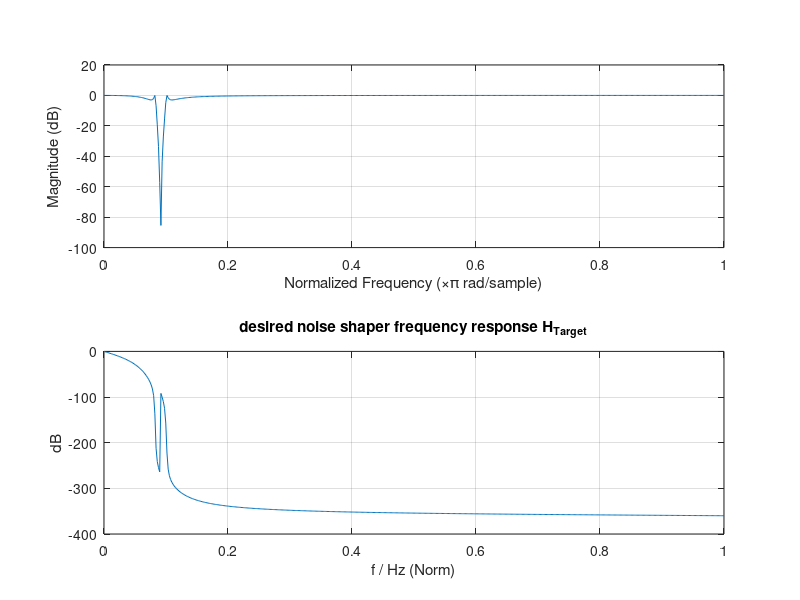
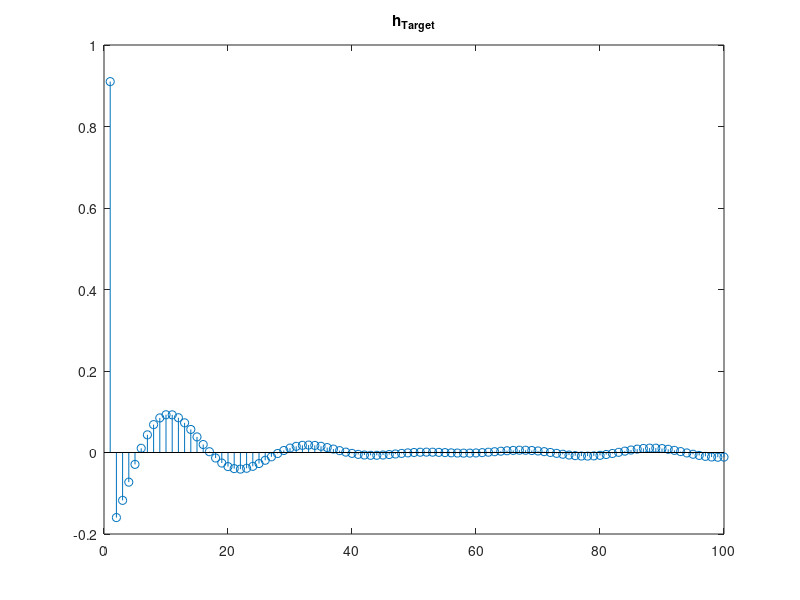

Write MATLAB code to recreate these figures, in order. (Note: this script raises an error after producing the figures.)
function noise_shaper()
    close all;
    load('saved_out_DARM_decreased.mat');
    
    % sampling rate
%     rate_Hz = 524.288e3; 
    rate_Hz = 16.384e3;
%     rate_Hz=length(save_out)/32;
%     rate_Hz=256;
%     
%     exponent=(numel(num2str(rate_Hz))-5);
%     const=10^-exponent;
    % signal duration in seconds
    gcl_s = 32;
    len=gcl_s*rate_Hz;
%     fi=fopen('take_signal_shape.bin','rb');
%     if fi==-1
%         display('error reading file');
%         return
%     end
%     [save_out,~]=fread(fi,len,'real*8');
%     fclose(fi);
%     
    td=save_out';
%     td=resample(td,16384,rate_Hz);
%     rate_Hz=16384;
%     RBW_window=rate_Hz/2.5e3;
%     RBW_power=rate_Hz/2e1;
%     pRef_W=const*rate_Hz/4e6;
%     % *********************************************
%     % spectrum analyzer setup
% %     % *********************************************
%     SAparams = struct('RBW_window_Hz', RBW_window, ...
%                       'RBW_power_Hz', RBW_power, ...
%                       'pRef_W', pRef_W, ...
%                       'NMax', 5000, ...
%                       'filter', 'brickwall', ...
%                       'noisefloor_dB', -150);    
  
%     td(1:10)
%     length(td)
%     td(rate_Hz-1)=0;
%     td(rate_Hz)=0;
    % *********************************************
    % Generate random test signal
    % *********************************************
    % start with white noise
%     td = randn(1, floor(gcl_s * rate_Hz + 0.5));
         %+ 1i * randn(1, floor(gcl_s * rate_Hz + 0.5));
%     length(td)

%     if true
%         % filter to turn it into an oversampled narrow-band signal
%         fd = fft(td);
%         fb = freqbase(numel(fd)) * rate_Hz;
%         fd(abs(fb) > 2*10^(3+exponent)) = 0;
%         td = ifft(fd);
%     end

%     length(td)
%     if false
%         % use real-valued signal
%         td = real(td);
%     else
%         % keep complex-valued but scale
%         td = sqrt(1/2) * td;
%     end
%         
    % *********************************************
    % plot input signal spectrum
    % *********************************************
%     legFig1 = {};
%     legFig1{end+1} = 'input signal, unquantized';
%     td_spectrAnalyzer('signal', dowindow(td), 'gcl_s', gcl_s, SAparams, 'fig', 1, 'plotStyle', 'k');

    % *********************************************
    % Design a filter that reflects the shape of the desired 
    % noise spectrum
    % *********************************************    
  
    %%%%%%%%%%%% bandstop filter. Removes quantization noise from a bandwidth of
    % rate/4 to rate/3.
    %Order =3 ; 3dB ripple in passband
    band_stop=(rate_Hz/120);
    band_pass=(rate_Hz/100);
    [b, a] = cheby1(3, 3, [band_stop/(rate_Hz/10), band_pass/(rate_Hz/10)], 'stop');
%     display(strcat('stop band is between ',num2str(band_stop/rate_Hz),' Hz and ',num2str(band_pass/rate_Hz),' Hz'));
%     b=1;
%     a=1;
    %%%%%%%%%%%%%%%%%%%%high pass filter%%%%%%%%%%%%%%%%%%%%
    factor=0.8;
    pass_freq=factor*(rate_Hz/2);
%     Hd = designfilt('highpassiir', 'FilterOrder', 4, ...
%              'PassbandFrequency', 5e3, 'PassbandRipple', 3,...
%              'SampleRate', rate_Hz);
%     [b,a]=tf(Hd);

%     display(strcat('Cutoff frequency is ',num2str(pass_freq),' Hz'));
    
%     %Filter Design High Pass IIR%
%     hpFilt = designfilt('highpassiir', 'FilterOrder', 4, ...
%              'PassbandFrequency', pass_freq, 'PassbandRipple', 3,...
%              'SampleRate', rate_Hz);
%     sos=hpFilt.Coefficients;
%     
%     [b,a]=sos2tf(sos);
%     H1=tf(b,a,-1,'Variable','z^-1');
    
%     
    %Filter Design H(z) =1 %
%     b=10;
%     a=1;

    % *********************************************
    % plot the above filter response (impulse response
    % from quantizer error to output)
    % *********************************************    
    pulse = zeros(1, 100);
    pulse(1) = 1;
    pulse = filter(b, a, pulse);
    figure(33);
    stem(pulse);
    title('h_{Target}');
    
    % *********************************************
    % plot the filter response
    % *********************************************    
%     fNorm_Hz = linspace(0, 1, 10000);
%     fPlot_Hz = rate_Hz * fNorm_Hz;
%     zInv = exp(-2i * pi * fNorm_Hz); 
%     H = polyval(b, zInv) ./ polyval(a, zInv);
    
    figure(2);
    freqz(b,a);
    xlabel('f / Hz (Norm)');
    ylabel('dB');
    grid on;
    title('desired noise shaper frequency response H_{Target}');

    % *********************************************
    % Derive the noise shaper filter from the desired
    % noise frequency response
    % Note: a unit delay is removed by shortening bb.
    % *********************************************    
    bb = b / b(1);
    bb = bb(2:end) - a(2:end);
    sos_s=tf2sos(bb,a);
    [gain,sos_shape]=sos_shuffle(sos_s)

%     Hz=tf([0 1],[1],-1,'Variable','z^-1');
%     Hz1=tf([1 0],[1],-1);
%     H_filter=(H1+1)*Hz1;
%     
%     [bb,aa]=tfdata(H_filter,'v');
% %     aa(1)=0.6;
    
%       
%     figure(5);
%     freqz(bb,a);
%     xlabel('f / Hz (Norm)');
%     ylabel('dB');
%     grid on;
%     title('desired noise shaper frequency response H_{Target}*(z^-1)');
%     Hd = dfilt.df2t(bb,a);
%     sos2=tf2sos(bb,a);
    % *********************************************
    % Simulate
    % *********************************************    
    % Signal padding: 
    % replicate the end of the (cyclic!) signal to give the filter
    % time to settle. This part of the result will be discarded.
%     nPad=10^((numel(num2str(length(td)))-2));
% %     nPad=1000;
%     td = [td(end-nPad+1:end) td];

    tdOut1 = zeros(size(td));
    tdOut2 = zeros(size(td));
    
    % "filterState" preserves the delay line content between 
    % invocations to "filter"
    filterState = [];
    
    % quantErr is the quantization error of the -previous- sample
    % (because a unit delay was removed from the filter)
    quantErr = 0;
%     n=numel(bb)
%     l=length(a)
%     SOS=tf2sos(bb,a);

    for ix = 1 : numel(td);
        s = td(ix);
        
        % variant 1: ordinary quantization
        tdOut1(ix) = quant(s);

        % variant 2: quantization with noise shaping
%         if(filterState ~= 0), f_in=filterState
%         end
        
        [filterOut, filterState] = filter(bb,a, quantErr, filterState);
%             filterOut=sosfilt(SOS,quantErr);
%         if(filterState ~=0), f=filterState
%         end
        quantIn = s + filterOut;
%         quantIn = s + quantErr;
        quantOut = double(quant(quantIn));
%         quantErr = quantOut - quantIn;
        quantErr = quantOut - quantIn;
        tdOut2(ix) = quantOut;
    end
    

   
    
%     length(filterState)
    % remove signal padding
%     td = td(nPad+1:end);
%     tdOut1 = tdOut1(nPad+1:end);
%     tdOut2 = tdOut2(nPad+1:end);
    %write the output to file to match with C code%%
    fi=fopen('match_data.txt','w');
    fprintf(fi,'%d\n',tdOut2);
    fclose(fi);

%%%% Read C code output , should be commented when MATLAB code is being tested%%%
%     fid=fopen('shaped_out.txt','r');
%     if fid==-1
%         display('error opening file')
%     end
%     tdOut2C=fscanf(fid,'%d',len);
%     tdOut2C=tdOut2C';
%     fclose(fid);
% %     
%     
%         %****PLOT DATA******%
%    %%%% When comparing C And MATLAB %%%%
%        figure(4);
%     plot(tdOut2);
%     grid on;
%     title('tdOut2');
%       figure(44);
%     plot(tdOut2C);
%     grid on;
%     title('tdOut2C');
%     
%     diff=tdOut2(1000:2000)-tdOut2C(1000:2000)
%     figure(5);
%     plot(tdOut2-tdOut2C);
%     grid on;
%     title('diff C MATLAB in series values');
%     
% 
%    plot_shape(td,td-tdOut1,td-tdOut2,td-tdOut2C,tdOut2-tdOut2C,rate_Hz);
   
   %%%%%%%%%%%%%%%
   
   %%%%Plotting MATLAB Output ONLY %%%%%%%%%
   plot_shape(td,tdOut1,tdOut2,td-tdOut1,td-tdOut2,rate_Hz);
   
%     tdOut2(1:10)
    % *********************************************
    % Plot quantization noise ("-td" subtracts the ideal
    % output and leaves only the error)
%     % *********************************************    
%     td_spectrAnalyzer('signal', dowindow(tdOut1 - td), 'gcl_s', gcl_s, SAparams, 'fig', 1, 'plotStyle', 'r');
%     legFig1{end+1} = 'quantizer output error (no noise shaping)';

%     td_spectrAnalyzer('signal', dowindow(tdOut2-td), 'gcl_s', gcl_s, SAparams, 'fig', 1, 'plotStyle', 'm');
%     legFig1{end+1} = 'quantizer output error (noise shaping)';
% 
%     xlabel('f / Hz');
%     ylabel('dB');
%     title('noise shaping');    
%     grid on;
% %     legend(legFig1);
% 
%     figure(); hold on;
%     plot(real(td), 'k');
%     plot(real(tdOut2), 'b');
    
    
end

% *********************************************
% quantizer model: 
% 18 bit integer round off with clipping
% *********************************************
function sOut = quant(s)
%     sOut=roundfloat(s,18);
    if s>=2^(17)-1
        display('clipping1');
        sOut=int32(2^(17)-1);
    elseif s<=-2^(17)
        sOut=int32(-2^(17));
        display('clipping');
    else
       sOut=int32(s);
    end
end

%function sOut = quant(s)
%    sOut = 0.1 * (-1 + 2 * (s > 0));
%end

% *********************************************
% frequency corresponding to each FFT bin
% *********************************************
function fb = freqbase(n)
    fb = 0:(n - 1);
    fb = fb + floor(n / 2);
    fb = mod(fb, n);
    fb = fb - floor(n / 2);
    
    fb = fb / n; % now [0..0.5[, [-0.5..0[
end

% *********************************************
% The wanted signal is periodic, but noise shaping does
% not preserve the periodicity because of the noise shaper's
% inherent small oscillations.
% The error is localized to the first and last sample
% Therefore, apply some gentle windowing to head
% and tail of the signal.
% *********************************************
function seq = dowindow(seq)
%     size(seq)
    nWin=10^((numel(num2str(length(seq)))-2));
%     nWin=1000;
    win = linspace(0, 1, nWin+1);
%     size(win)
    win = win(2:end);
%     size(win)
    win = (1-cos(pi*win))/2;
%     size(win)
    seq(1:nWin) = seq(1:nWin) .* win;
    seq(end-nWin+1:end) = seq(end-nWin+1:end) .* fliplr(win);   
end